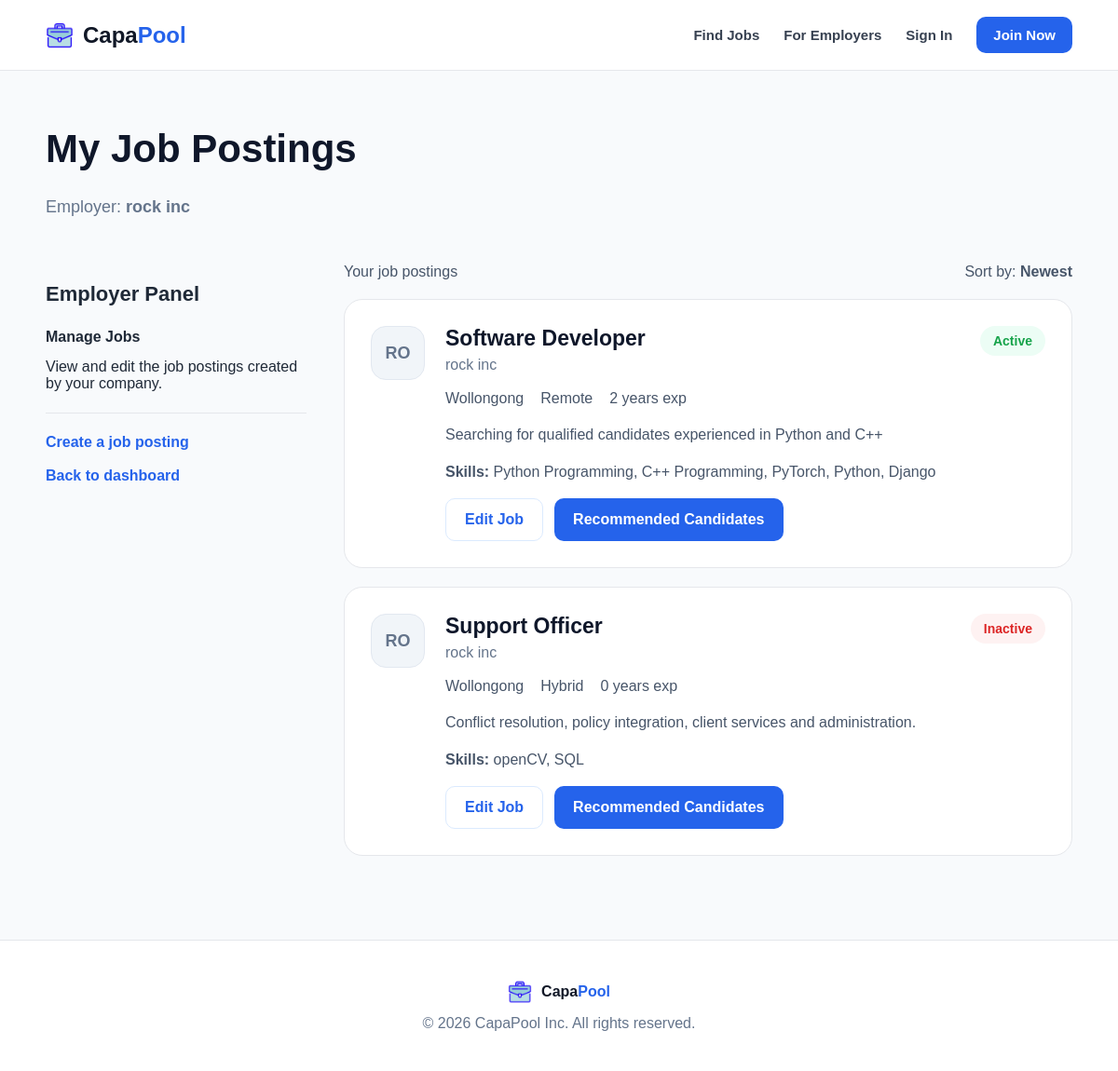
Before: /jobs/my-jobs/ (signed in) with the older database file.
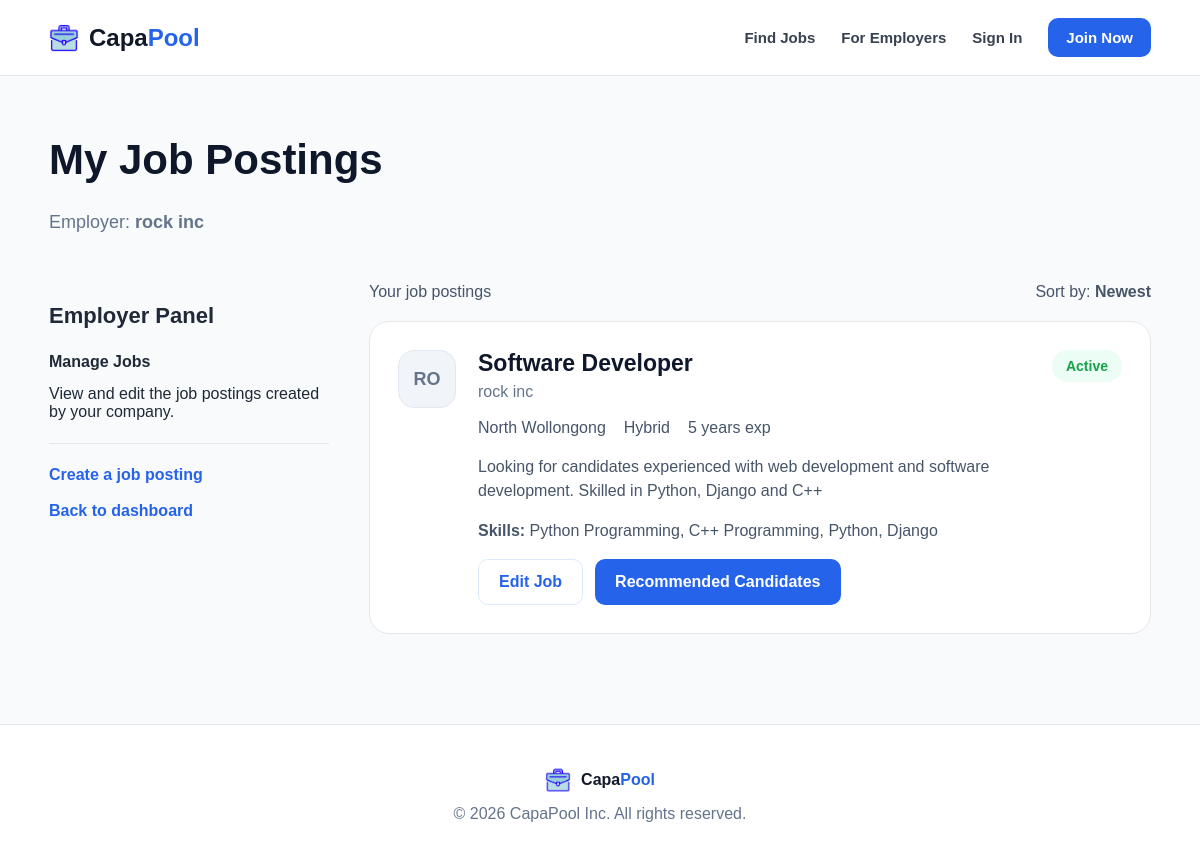
After: the same page with the newer database file.
### employers/models.py (models this page shows, shortened)
class EmployerProfile(models.Model):
	user = models.OneToOneField(User, on_delete=models.CASCADE)
	company_name = models.CharField(max_length=150)
	company_description = models.TextField(blank=True)
	contact_email = models.EmailField()
	phone_number = models.CharField(max_length=30, blank=True)
	is_member = models.BooleanField(default=False)
	created_at = models.DateTimeField(auto_now_add=True)

### jobs/models.py (models this page shows, shortened)
class JobPosting(models.Model):
	education_choices = [
		('high_school', 'High School'),
		('diploma', 'Diploma'),
		('bachelor', 'Bachelor'),
		('master', 'Master'),
		('phd', 'PhD'),
	]
	work_mode_choices = [
		('remote', 'Remote'),
		('onsite', 'On-site'),
		('hybrid', 'Hybrid'),
	]
	employer = models.ForeignKey(
		EmployerProfile,
		on_delete=models.CASCADE,
		related_name='job_postings'
	)
	job_title = models.CharField(max_length=150)
	job_description = models.TextField()
	required_education_level = models.CharField(max_length=50, choices=education_choices)
	required_skills = models.ManyToManyField(Skill, blank=True)
	required_years_of_experience = models.PositiveIntegerField(default=0)
	work_mode = models.CharField(max_length=30, choices=work_mode_choices)
	job_location = models.CharField(max_length=100)
	is_active = models.BooleanField(default=True)
	created_at = models.DateTimeField(auto_now_add=True)

### candidates/models.py (models this page shows, shortened)
class Skill(models.Model):
	name = models.CharField(max_length=100, unique=True)

### jobs/views.py (the view)
# urls.py: path('my-jobs/', views.my_jobs, name='my_jobs'),
@login_required
def my_jobs(request):
	employer_profile = EmployerProfile.objects.filter(user=request.user).first()
	if employer_profile is None:
		messages.error(request, 'Only employers can view their own job postings.')
		return redirect('dashboard')
	jobs = JobPosting.objects.filter(employer=employer_profile).order_by('-created_at')
	return render(request, 'jobs/my_jobs.html', {
		'jobs': jobs,
		'employer_profile': employer_profile
	})

### templates/jobs/my_jobs.html
{% extends "base.html" %}
{% block content %}
<section class="jobs-top-section">
    <h1>My Job Postings</h1>
    <p class="recommended-subtitle">Employer: <strong>{{ employer_profile.company_name }}</strong></p>
</section>
<section class="figma-jobs-layout">
    <aside class="job-filter-box">
        <h2>Employer Panel</h2>
        <div class="filter-group">
            <h3>Manage Jobs</h3>
            <p>View and edit the job postings created by your company.</p>
        </div>
        <a href="{% url 'create_job' %}" class="create-job-link">Create a job posting</a>
        <br><br>
        <a href="{% url 'dashboard' %}" class="create-job-link">Back to dashboard</a>
    </aside>
    <section class="job-results-area">
        <div class="job-results-header">
            <p>Your job postings</p>
            <p>Sort by: <strong>Newest</strong></p>
        </div>
        {% for job in jobs %}
            <div class="figma-job-card">
                <div class="company-initials">{{ employer_profile.company_name|slice:":2" }}</div>
                <div class="job-main-info">
                    <h2>{{ job.job_title }}</h2>
                    <p class="company-name">{{ employer_profile.company_name }}</p>
                    <div class="job-meta-row">
                        <span>{{ job.job_location }}</span>
                        <span>{{ job.get_work_mode_display }}</span>
                        <span>{{ job.required_years_of_experience }} years exp</span>
                    </div>
                    <p class="job-description">{{ job.job_description }}</p>
                    <p class="job-description">
                        <strong>Skills:</strong>
                        {% for skill in job.required_skills.all %}
                            {{ skill.name }}{% if not forloop.last %}, {% endif %}
                        {% empty %}
                            No skills listed.
                        {% endfor %}
                    </p>
                    <div class="job-actions">
                        <a href="{% url 'edit_job' job.id %}" class="btn secondary-btn">Edit Job</a>
                        <a href="{% url 'recommended_candidates' job.id %}" class="btn primary-btn">Recommended Candidates</a>
                    </div>
                </div>
                {% if job.is_active %}
                    <span class="posted-badge">Active</span>
                {% else %}
                    <span class="inactive-badge">Inactive</span>
                {% endif %}
            </div>
        {% empty %}
            <div class="empty-message"><p>You have not created any job postings yet.</p></div>
        {% endfor %}
    </section>
</section>
{% endblock %}

### templates/base.html (shortened to what this page needs)
{% load static %}
<!DOCTYPE html>
<html lang="en">
<head>
    <link rel="stylesheet" href="{% static 'css/style.css' %}">
</head>
<body>
    <nav class="navbar">
        <div class="nav-container">
            <a href="/" class="logo">
                <img src="{% static 'images/briefcase-2.png' %}" class="logo-img" alt="CapaPool logo">
                <span>Capa<span>Pool</span></span>
            </a>
            <div class="nav-links" id="navLinks">
                <a href="/jobs/">Find Jobs</a>
                <a href="/accounts/register/employer/">For Employers</a>
                <a href="/accounts/login/">Sign In</a>
                <a href="/accounts/register/candidate/" class="post-job-btn">Join Now</a>
            </div>
        </div>
    </nav>
    <main>
        {% block content %}
        {% endblock %}
    </main>
    <footer class="footer">
        <p class="footer-logo">
            <img src="{% static 'images/briefcase-2.png' %}" class="footer-logo-img" alt="CapaPool logo">
            <span>Capa<span>Pool</span></span>
        </p>
        <p>&copy; 2026 CapaPool Inc. All rights reserved.</p>
    </footer>
</body>
</html>

### static/css/style.css (style rules this page uses)
* { margin: 0; padding: 0; box-sizing: border-box; }
body { font-family: Arial, sans-serif; background: #f8fafc; color: #1f2937; }
.navbar { background: white; border-bottom: 1px solid #e5e7eb; position: sticky; top: 0; z-index: 10; }
.nav-container { max-width: 1150px; margin: auto; padding: 18px 24px; display: flex; justify-content: space-between; align-items: center; }
.logo { display: flex; align-items: center; gap: 10px; font-size: 24px; font-weight: bold; color: #111827; text-decoration: none; }
.logo span span { color: #2563eb; }
.logo-img { width: 30px; height: 30px; object-fit: contain; }
.nav-links { display: flex; gap: 26px; align-items: center; }
.nav-links a { text-decoration: none; color: #374151; font-size: 15px; font-weight: bold; }
.post-job-btn { background: #2563eb; color: white !important; padding: 11px 18px; border-radius: 10px; }
.footer { text-align: center; padding: 42px 24px; color: #64748b; border-top: 1px solid #e5e7eb; background: white; }
.footer-logo { display: flex; justify-content: center; align-items: center; gap: 10px; font-weight: bold; color: #111827; margin-bottom: 12px; }
.footer-logo span span { color: #2563eb; }
.footer-logo-img { width: 26px; height: 26px; object-fit: contain; }
.btn { display: inline-flex; align-items: center; justify-content: center; padding: 13px 20px; border-radius: 10px; text-decoration: none; font-weight: bold; }
.primary-btn { background: #2563eb; color: white; }
.secondary-btn { background: white; color: #2563eb; border: 1px solid #dbeafe; }
.jobs-top-section { max-width: 1150px; margin: 60px auto 50px; padding: 0 24px; }
.jobs-top-section h1 { font-size: 42px; margin-bottom: 28px; color: #0f172a; }
.figma-jobs-layout { max-width: 1150px; margin: 0 auto 70px; padding: 0 24px; display: grid; grid-template-columns: 280px 1fr; gap: 40px; }
.job-filter-box { padding-top: 20px; }
.job-filter-box h2 { font-size: 22px; margin-bottom: 24px; }
.filter-group { border-bottom: 1px solid #e5e7eb; padding-bottom: 22px; margin-bottom: 22px; }
.filter-group h3 { font-size: 16px; margin-bottom: 14px; }
.create-job-link { color: #2563eb; font-weight: bold; text-decoration: none; }
.job-results-header { display: flex; justify-content: space-between; margin-bottom: 20px; color: #475569; font-size: 16px; }
.figma-job-card { background: white; border: 1px solid #e5e7eb; border-radius: 20px; padding: 28px; margin-bottom: 20px; display: grid; grid-template-columns: 60px 1fr auto; gap: 20px; align-items: start; }
.company-initials { width: 58px; height: 58px; border-radius: 16px; background: #f1f5f9; border: 1px solid #e2e8f0; display: flex; justify-content: center; align-items: center; color: #64748b; font-weight: bold; font-size: 18px; text-transform: uppercase; }
.job-main-info h2 { font-size: 23px; margin-bottom: 6px; color: #0f172a; }
.company-name { color: #64748b; }
.job-meta-row { display: flex; flex-wrap: wrap; gap: 18px; margin: 18px 0; color: #475569; }
.job-description { color: #475569; line-height: 1.5; margin-bottom: 16px; }
.job-actions { display: flex; gap: 12px; flex-wrap: wrap; }
.posted-badge, .match-score { background: #ecfdf5; color: #16a34a; padding: 8px 14px; border-radius: 18px; font-size: 14px; font-weight: bold; white-space: nowrap; }
.recommended-subtitle { color: #64748b; font-size: 18px; margin-top: 8px; }

Changed rows visible on the page:
removed JobPosting: {{ employer_profile.company_name|slice:":2" }} "RO", job_title "Software Developer", {{ employer_profile.company_name }} "rock inc", job_location "Wollongong", work_mode "Remote", required_years_of_experience "2", job_description "Searching for qualified candidates experienced in Python and C++", is_active "Active", Skill (name "Python Programming"), Skill (name "C++ Programming"), Skill (name "Python"), Skill (name "Django")
no longer on this page (row unchanged): Skill: name "PyTorch", shown under "RO"
removed JobPosting: {{ employer_profile.company_name|slice:":2" }} "RO", job_title "Support Officer", {{ employer_profile.company_name }} "rock inc", job_location "Wollongong", work_mode "Hybrid", required_years_of_experience "0", job_description "Conflict resolution, policy integration, client services and administration.", is_active "Inactive"
added JobPosting: {{ employer_profile.company_name|slice:":2" }} "RO", job_title "Software Developer", {{ employer_profile.company_name }} "rock inc", job_location "North Wollongong", work_mode "Hybrid", required_years_of_experience "5", job_description "Looking for candidates experienced with web development and software development. Skilled in Python, Django and C++", is_active "Active", Skill (name "Python Programming"), Skill (name "C++ Programming"), Skill (name "Python"), Skill (name "Django")
changed JobPosting "Hybrid": loses Skill (name "openCV"); loses Skill (name "SQL")
